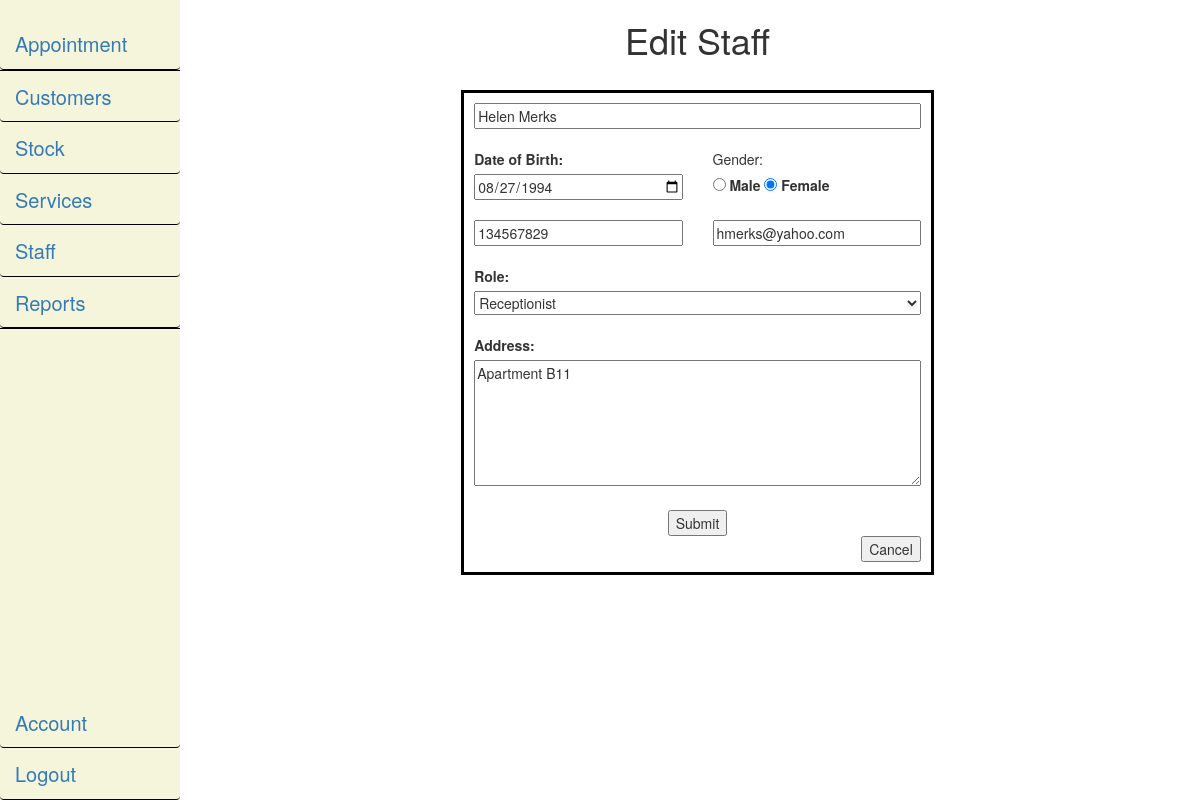
Screenshot of /editstaff.php?staffID=1003 (signed in) with the database file from the repository.
### tables this page shows
CREATE TABLE `staff` (
  `staffID` int(11) NOT NULL,
  `staffName` varchar(40) NOT NULL,
  `staffDoB` date DEFAULT NULL,
  `staffGender` char(1) DEFAULT NULL,
  `staffPhone` varchar(11) DEFAULT NULL,
  `staffEmail` varchar(40) DEFAULT NULL,
  `staffRole` varchar(20) NOT NULL,
  `staffAddress` varchar(250) DEFAULT NULL
);

### session_check.php (called while the page is built, shortened)
<?php
include 'dbconnect.php';
$user = $_SESSION['loggedUser'];
$sql = mysqli_query($connect, "SELECT * FROM staff WHERE staffID = '$user'");
$row = mysqli_fetch_array($sql,MYSQLI_ASSOC);
$role = $row['staffRole'];
?>

### editstaff.php (the view, shortened to what this page needs)
<!DOCTYPE html>
<html lang="en">
<head>
    <link rel="stylesheet" href="css/bootstrap.min.css">
    <link rel="stylesheet" href="style.css">
    <link rel="stylesheet" href="css/nav_style.css">
</head>
<body>
    <?php
		include "session_check.php";
        $staffID = $_GET['staffID'];
        $sql = "SELECT * FROM staff WHERE staffID ='". $staffID ."'";
        if($result = mysqli_query($connect, $sql))
        {
            if(mysqli_num_rows($result) > 0)
            {
                while($row = mysqli_fetch_array($result))
                {
    ?>
    <div class="container">
        <div class="row">
            <div class="col-md-2">
                <div class="sideNav">
                    <?php
                        include "navigation.php";
                    ?>
                </div>
            </div>
            <div class="col-md-10">
                <h1>Edit Staff</h1>
                <br>
                <div class="formContainer">
                    <form method="post" action="editstaff.php?staffID=<?php echo $row['staffID']?>" onsubmit="return validate('edit')">
                        <div class="row">
                            <div class="col-md-12">
                                <input type="text" name="staffName" id="staffName" class="fWidth" placeholder="Full Name" value="<?php echo $row['staffName'] ?>">
                            </div>
                        </div>
                        <br>
                        <div class="row">
                            <div class="col-md-12">
                                <div class="row">
                                    <div class="col-md-6">
                                        <label for="staffDOB">Date of Birth: </label>
                                    </div>
                                    <div class="col-md-6">
                                        Gender:
                                    </div>
                                </div>
                                <div class="row">
                                    <div class="col-md-6">
                                        <input type="date" name="staffDOB" class="fWidth" id="staffDOB" value="<?php echo $row['staffDoB'] ?>">
                                    </div>
                                    <div class="col-md-6">
                                        <input type="radio" name="staffGender" id="genderMale" value="M" <?php echo ($row['staffGender'] == 'M') ? 'checked' : '' ?>> <label for="genderMale">Male</label>
                                        <input type="radio" name="staffGender" id="genderFemale" value="F" <?php echo ($row['staffGender'] == 'F') ? 'checked' : '' ?>> <label for="genderFemale">Female</label>
                                    </div>
                                </div>
                            </div>
                        </div>
                        <br>
                        <div class="row">
                            <div class="col-md-6">
                                <input type="text" name="staffPhone" id="staffPhone" class="fWidth" placeholder="Phone Number" value="<?php echo $row['staffPhone'] ?>">
                            </div>
                            <div class="col-md-6">
                                <input type="email" name="staffEmail" id="staffEmail" class="fWidth" placeholder="Email" value="<?php echo $row['staffEmail'] ?>">
                            </div>
                        </div>
                        <br>
                        <div class="row">
                            <div class="col-md-12">
                                <label for="staffRole">Role:</label>
                                <select name="staffRole" id="staffRole" class="fWidth">
                                    <option value="Receptionist" <?php echo ($row['staffRole'] == 'Receptionist') ? 'selected = \'selected\'' : '' ?>>Receptionist</option>
                                </select>
                            </div>
                        </div>
                        <br>
                        <div class="row">
                            <div class="col-md-12">
                                <label for="staffAdd">Address: </label>
                                <br>
                                <textarea rows="6" name="staffAdd" id="staffAdd" class="fWidth" placeholder="Address"><?php echo $row['staffAddress']?></textarea>
                            </div>
                        </div>
                        <br>
                        <div class="row">
                            <div class="col-md-12">
                                <input type="submit" value="Submit" class="submit" name="submit">
                                <button type="button" value="Cancel" class="cancel" onclick="window.location.replace('displaystaff.php')">Cancel</button>
                            </div>
                        </div>
                    </form>
                </div>
                <?php
                }
            }
        }
    ?>
            </div>
        </div>
    </div>
</body>
</html>

### navigation.php (shortened to what this page needs)
        <ul class="nav nav-pills nav-stacked">
            <li class="dropdown-btn"><a href="#">Appointment</a>
            </li>
            <li><a href="displayCustomer.php">Customers</a></li>
            <li><a href="stock_module_display.php">Stock</a></li>
            <?php
    if($role == "Manager"){
                    echo "<li><a href='service_module_display.php'>Services</a></li>";
                    echo "<li><a href='displaystaff.php'>Staff</a></li>";
                    echo "<li class='dropdown-btn'><a href='#'>Reports</a>";
                    echo "</li>";
    }
?>
        </ul>
        <div class="btm-menu">
            <ul class="nav nav-pills nav-stacked">
                <li><a href="user_module_account_setting.php">Account</a></li>
                <li><a href="logout.php">Logout</a></li>
            </ul>
        </div>

### style.css (style rules this page uses)
h1 { text-align: center; }
.formContainer { margin: auto; width: 50%; border: 3px solid black; padding: 10px; }
textarea { resize: vertical; }
.cancel { float: right; }
.fWidth { width: 100%; }
.submit, .addStaffBtn { display: block; margin: 0 auto; }
button { cursor: pointer; }

### css/nav_style.css (style rules this page uses)
.sideNav { height: 100%; width: 15%; position: fixed; z-index: 1; top: 0; left: 0; padding-top: 20px; background: beige; }
.sideNav a, .dropdown-btn { text-decoration: none; font-size: 20px; display: block; width:100%; text-align: left; cursor: pointer; border-bottom: 1px solid black; }
.btm-menu { width: 15%; position: fixed; bottom: 0; left: 0; }

### rows the page displays
staff: staffName "Helen Merks", staffDOB "08/27/1994", staffGender "☐ Male", staffGender "☑ Female", staffPhone "134567829", staffEmail "hmerks@yahoo.com", staffRole "Receptionist", staffAdd "Apartment B11"
